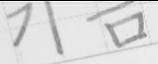
#> input picture cropped/croped_0.png, 158 x 64 px; its folder holds only this picture in this run
$ jupyter execute --allow-errors notebook.ipynb   (shell and % lines are left out)
#> lines starting #> are read from the running program, lines starting #| are printed output that depends on the picture; after the words box and inside, x2 and y2 are one past the last pixel; in counts of white or black regions, pixels touching at a corner belong together
# Paddle OCR을 실행해보자

[cell 1]
# CUDA-11.8이 설치되어 있는 GPU 사용 가능한 컴퓨터기 때문에 gpu 버전 다운로드
# !pip install paddlepaddle-gpu

[cell 2]
# PaddleOCR whl package 설치
# !pip install "paddleocr>=2.0.1"

# 한번 사용해보도록 하자

실행하기 전, 컴퓨터에 cuDNN이 설치되어있는지 확인하자. 없다면 설치

CUDA 11.8 사용 기준으로

wget https://developer.download.nvidia.com/compute/cuda/repos/ubuntu2204/x86_64/cuda-keyring_1.1-1_all.deb
sudo dpkg -i cuda-keyring_1.1-1_all.deb
sudo apt-get update
sudo apt-get -y install cudnn
sudo apt-get -y install cudnn-cuda-11

[cell 3]
import paddle
print(f"Is compiled with CUDA? {paddle.is_compiled_with_cuda()}")
#> (this line was passed over: paddle is not available in this run)
print(f"CUDA devices:, {paddle.device.cuda.device_count()}")
#> (this line was passed over: paddle is not available in this run)

[cell 4]
# 콘솔에 아래 명령 입력
# paddleocr --image_dir .책표지_기타_000001.jpg --lang=korean

[cell 5]
from paddleocr import PaddleOCR,draw_ocr

#> (the rest of this cell did not finish here and is left out)

[cell 6]
# 코드로 실행하자면?

img_path = 'test_imgs/test33.jpg'
#> (the rest of this cell did not finish here and is left out)

#> (a cell that did not finish here is left out)

[cell 8]
# !pip install --upgrade pip

[cell 9]
# !pip install opencv-python

[cell 10]
import cv2
import numpy as np

# 1. cv2 imread로 그레이스케일 이미지 획득
image = cv2.imread('test_imgs/test33.jpg', cv2.IMREAD_GRAYSCALE)

# 2. 연산 효율성을 올리기 위해 boxes를 numpy array로 변환
boxes_np_arr = np.array([])
#> (the rest of this cell did not finish here and is left out)

[cell 11]
# 3. 각 box = bounding box
# bounding box 영역 안에 있는 각 영역을 Crop해서 새로운 이미지로 추출한다
import os

current_path = os.getcwd()
os.makedirs(current_path + "/cropped", exist_ok=True)
croped_images = []

for idx, box in enumerate(boxes_np_arr):
    # box 점 정렬
    rect = np.zeros((4, 2), dtype="float32")
    s = box.sum(axis=1) # 네 좌표의 합
    diff = np.diff(box, axis=1) # 네 좌표의 차이
    rect[0] = box[np.argmin(s)] # 좌상단 좌표
    rect[2] = box[np.argmax(s)] # 우하단 좌표
    rect[1] = box[np.argmin(diff)] # 우상단 좌표
    rect[3] = box[np.argmax(diff)] # 좌하단 좌표

    # rect = [ 좌상, 우상, 우하, 좌하 ]

    # 네 꼭짓점 좌표를 numpy array로 변환
    # 이때, 검출 영역이 너무 Fit하게 되어있어서 +10을 해준다
    offset = 10
    image_height, image_width = image.shape[:2]
    image_height -= 1
    image_width -= 1

    # rect[0] = 좌상단
    x1 = max(0, rect[0][0] - offset)
    y1 = max(0, rect[0][1] - offset)
    # rect[1] = 우상단
    x2 = min(rect[1][0] + offset, image_width)
    y2 = max(0, rect[1][1] - offset)
    # rect[2] = 우하단
    x3 = min(rect[2][0] + offset, image_width)
    y3 = min(rect[2][1] + offset, image_height)
    # rect[3] = 좌하단
    x4 = max(0, rect[3][0] - offset)
    y4 = min(rect[3][1] + offset, image_height)
    pts = np.array(
        [
            [x1, y1],
            [x2, y2],
            [x3, y3],
            [x4, y4]
        ],
        dtype="float32"
    )

    # 네 좌표를 바탕으로 이미지의 너비 및 높이 계산
    widthA = np.sqrt((pts[2][0] - pts[3][0])**2 + (pts[2][1] - pts[3][1])**2)
    widthB = np.sqrt((pts[1][0] - pts[0][0])**2 + (pts[1][1] - pts[0][1])**2)
    maxWidth = max(int(widthA), int(widthB))

    heightA = np.sqrt((pts[1][0] - pts[2][0])**2 + (pts[1][1] - pts[2][1])**2)
    heightB = np.sqrt((pts[0][0] - pts[3][0])**2 + (pts[0][1] - pts[3][1])**2)
    maxHeight = max(int(heightA), int(heightB))

    # print(maxWidth, maxHeight)

    # 출력될 이미지 좌표 설정
    dst = np.array(
        [
            [0, 0],
            [maxWidth - 1, 0],
            [maxWidth - 1, maxHeight - 1],
            [0, maxHeight - 1]
        ],
        dtype="float32"
    )

    # Perspective Transformation
    M = cv2.getPerspectiveTransform(pts, dst)
    warped = cv2.warpPerspective(image, M, (maxWidth, maxHeight))

    # 음영 제거 -> 모폴로지 연산
    kernel_size = 150
    kernel = cv2.getStructuringElement(cv2.MORPH_ELLIPSE, (kernel_size, kernel_size))

    background = cv2.morphologyEx(warped, cv2.MORPH_OPEN, kernel)
    gray_minus_bg = cv2.subtract(warped, background)
    normed = cv2.normalize(gray_minus_bg, None, 0, 255, cv2.NORM_MINMAX)

    croped_images.append(normed)
    cv2.imwrite(f"./cropped/croped_{idx}.jpg", normed)
#> after the loop, croped_images = []

[cell 12]
print(len(croped_images))
#| 0

[cell 13]
# 이미지 전처리
os.makedirs(current_path + "/preprocessed", exist_ok=True)
cropped_dir = current_path + "/cropped"
for idx, filename in enumerate(os.listdir(cropped_dir)):
    croped_image = cv2.imread(f"{cropped_dir}/{filename}", cv2.IMREAD_GRAYSCALE)
#> croped_image is the input picture: shape (64, 158); min 0, max 255, mean 216.5

    # 이진화
    _, bin = cv2.threshold(croped_image, 127, 255, cv2.THRESH_BINARY + cv2.THRESH_OTSU)
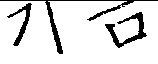
#> bin: shape (64, 158); 87.9% white; 3 black regions, box (x1, y1, x2, y2) and area: (0, 0, 158, 54) 547, (105, 12, 147, 48) 418, (7, 3, 32, 46) 260

    # 가우시안 블러
    blurred = cv2.GaussianBlur(bin, (5, 5), 0)
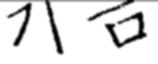
#> blurred: shape (64, 158); min 0, max 255, mean 225.3

    # 만약 배경이 반전되어 있다면 invert
    if np.mean(blurred) < 128:
        blurred = cv2.bitwise_not(blurred)

    # 이미지 샤프닝
    kernel = np.array([[-1, -1, -1], [-1, 9, -1], [-1, -1, -1]])
    sharpened = cv2.filter2D(blurred, -1, kernel)
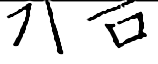
#> sharpened: shape (64, 158); min 0, max 255, mean 222.2

    # 침식 연산
    kernel_size = 3
    closed = cv2.erode(sharpened, np.ones((kernel_size, kernel_size), np.uint8), iterations=1)
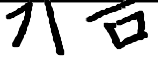
#> closed: shape (64, 158); min 0, max 255, mean 200.5

    cv2.imwrite(f"./preprocessed/preprocessed_{idx}.png", closed)

[cell 14]
# 전처리 이미지 불러와서 테두리 따고, 한 글자씩 추출
binarizationed_images = []
preprocessed_dir = current_path + "/preprocessed/"

for filename in sorted(os.listdir(preprocessed_dir)):
    if filename.endswith((".png", ".jpg", ".jpeg")):  # Correct way to check multiple extensions
        img_path = os.path.join(preprocessed_dir, filename)
        # Load as grayscale directly
        img = cv2.imread(img_path, cv2.IMREAD_GRAYSCALE)
        _, thresh = cv2.threshold(img, 0, 255, cv2.THRESH_BINARY + cv2.THRESH_OTSU)
        thresh_inv = cv2.bitwise_not(thresh)

        if thresh_inv is not None:
            binarizationed_images.append(thresh_inv)

print(f"Loaded {len(binarizationed_images)} images")

[cell 15]
os.makedirs(current_path + "/contours", exist_ok=True)

for idx, image in enumerate(binarizationed_images):
    contours, _ = cv2.findContours(
        image,
        cv2.RETR_TREE,
        cv2.CHAIN_APPROX_SIMPLE
    )

    # 외곽선 기반으로 각 글자 이미지 추출
    for contour in contours:
        x, y, w, h = cv2.boundingRect(contour)
        aspect_ratio = w / float(h)

        print(f"Contour: {x}, {y}, {w}, {h}")

        # 면적이나 가로세로 비율을 엄격하게 조정
        area = cv2.contourArea(contour)
        if aspect_ratio > 1.2 or aspect_ratio < 0.5 or area < 10:
            continue

        # w, h 비율이 1.4 : 1 이상 넘어가는 이미지는 제거
        # if w / h > 1.4:
        #     continue

        character = image[y:y+h, x:x+w]
        character = ~character

        # 상하좌우 5px 흰색배경 추가
        padding = 5
        expanded = cv2.copyMakeBorder(
            character,
            padding, padding, padding, padding,
            cv2.BORDER_CONSTANT,
            value=(255, 255, 255)
        )

        cv2.imwrite(f"./contours/contour_{idx}_{x}_{y}_{w}_{h}.jpg", expanded)

$ run again, on cropped/croped_13.png
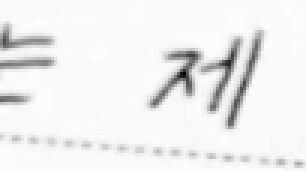
#> input picture cropped/croped_13.png, 102 x 57 px (shown 3 times larger)
#> after the loop `for idx, box in enumerate(boxes_np_arr):`: croped_images = []
#| 0
#> croped_image is the input picture: shape (57, 102); min 0, max 255, mean 237.7
#> `_, bin = cv2.threshold(croped_image, 127, 255, cv2.THRESH_BINARY + cv2..`:
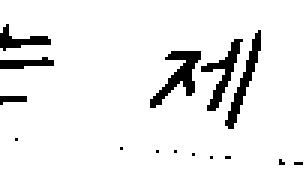
#> bin: shape (57, 102) (shown 3 times larger); 92.1% white; 15 black regions (10 under 20 px), largest, box (x1, y1, x2, y2) and area: (50, 17, 67, 36) 122, (75, 10, 87, 43) 100, (67, 13, 81, 37) 98, (0, 8, 17, 17) 60, (0, 19, 18, 23) 46
#> `closed = cv2.erode(sharpened, np.ones((kernel_size, kernel_size), np.u..`:
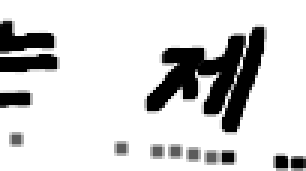
#> closed: shape (57, 102) (shown 3 times larger); min 0, max 255, mean 210.9

$ run again, on cropped/croped_15.png
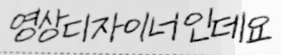
#> input picture cropped/croped_15.png, 281 x 55 px
#> after the loop `for idx, box in enumerate(boxes_np_arr):`: croped_images = []
#| 0
#> croped_image is the input picture: shape (55, 281); min 0, max 255, mean 205.3
#> `_, bin = cv2.threshold(croped_image, 127, 255, cv2.THRESH_BINARY + cv2..`:
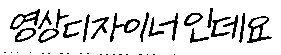
#> bin: shape (55, 281); 85.9% white; black in thin lines or dots, all inside (x1, y1, x2, y2) = (4, 8, 272, 55)
#> `closed = cv2.erode(sharpened, np.ones((kernel_size, kernel_size), np.u..`:
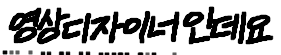
#> closed: shape (55, 281); min 0, max 255, mean 177.5
